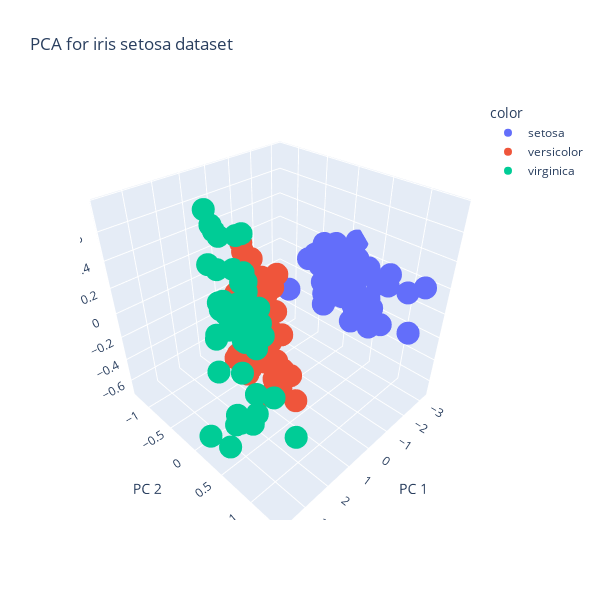

Notebook source saved alongside this figure:
### Code cell
pca = PCA(n_components=3)
components = pca.fit_transform(X)


fig = px.scatter_3d(
    components, x=0, y=1, z=2, color=df['species'],
    width= 600, height= 600,
    title=f'PCA for iris setosa dataset ',
    labels={'0': 'PC 1', '1': 'PC 2', '2': 'PC 3'}
)
fig.show()
